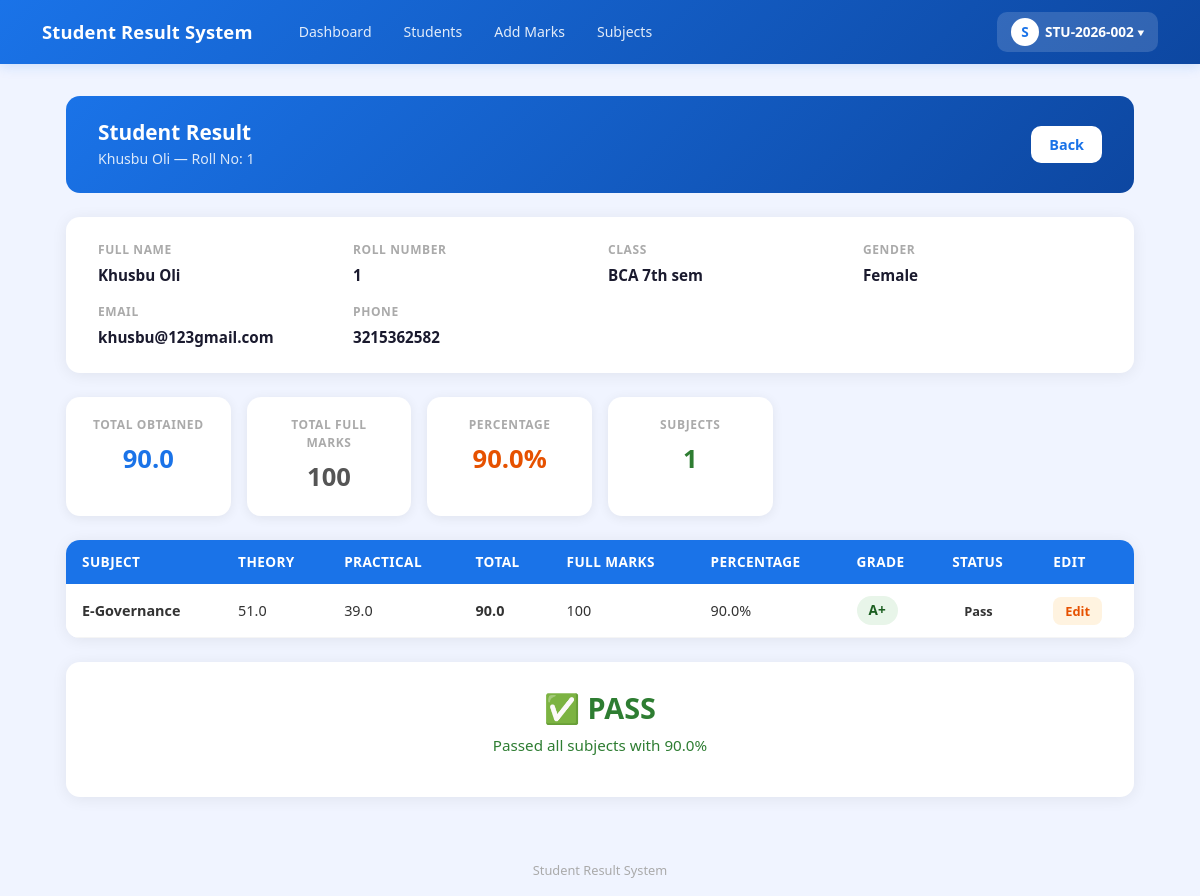
/result/1/ (signed in), run on an earlier commit of the app's database.
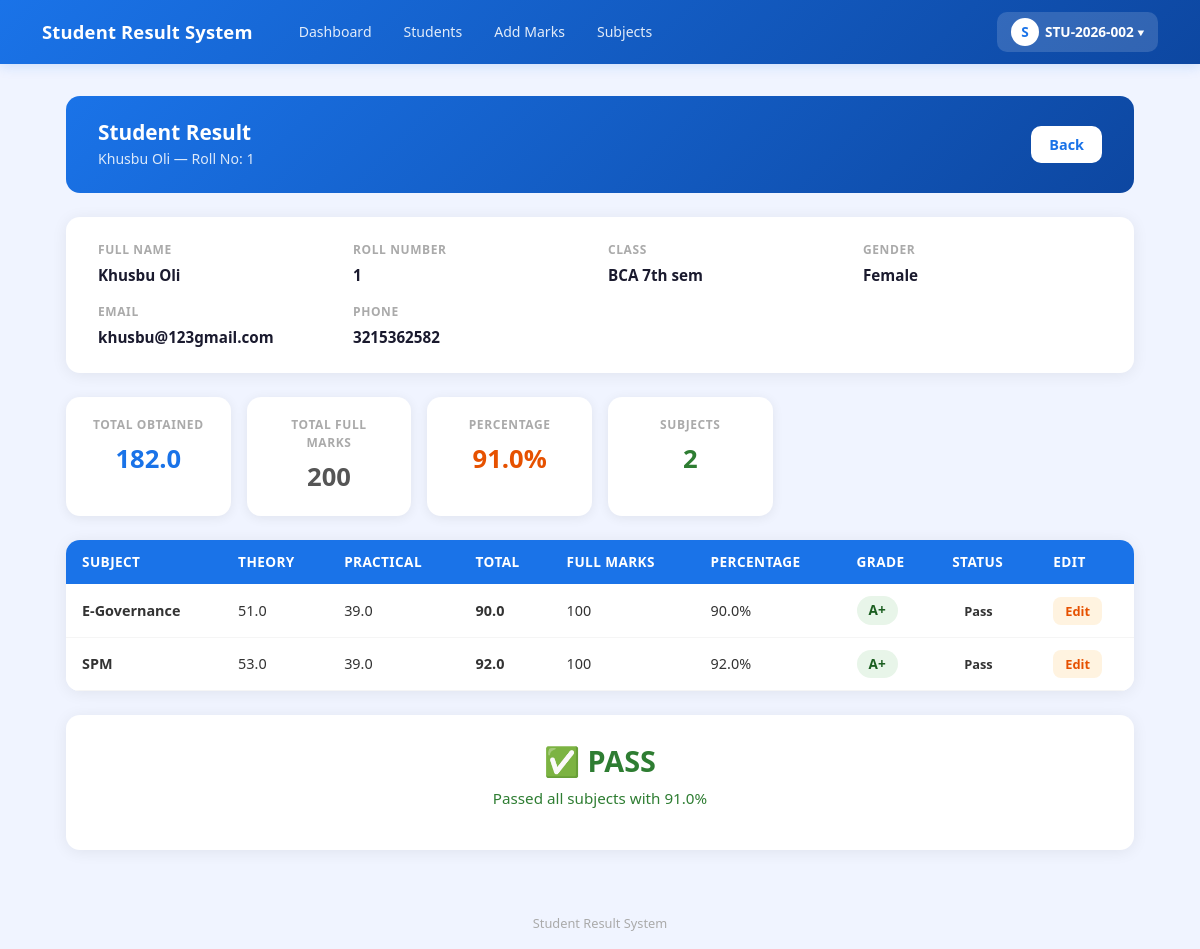
And on a later commit of the database.
### result/models.py (models this page shows, shortened)
class Marks(models.Model):
    student = models.ForeignKey(
        Student,
        on_delete=models.CASCADE,
        related_name='marks'
    )
    subject = models.ForeignKey(
        Subject,
        on_delete=models.CASCADE
    )
    theory_obtained = models.FloatField(
        validators=[MinValueValidator(0.0)]
    )
    practical_obtained = models.FloatField(
        validators=[MinValueValidator(0.0)]
    )
    marks_obtained = models.FloatField(
        default=0,
        validators=[MinValueValidator(0.0)]
    )
    percentage = models.FloatField(default=0)
    grade = models.CharField(max_length=5, blank=True)
    is_pass = models.BooleanField(default=False)
    class Meta:
        unique_together = ['student', 'subject']

class Subject(models.Model):
    class_name = models.ForeignKey(
        Class, on_delete=models.CASCADE, related_name='subjects'
    )
    name = models.CharField(max_length=100)
    subject_code = models.CharField(max_length=20,unique=True, blank=True)
    full_marks = models.PositiveIntegerField(default=100)
    theory_marks = models.PositiveIntegerField(default=60)
    practical_marks = models.PositiveIntegerField(default=40)
    pass_marks = models.PositiveIntegerField(default=40)
    theory_pass_marks = models.PositiveIntegerField(default=24)
    practical_pass_marks = models.PositiveIntegerField(default=15)
    class Meta:
        ordering = ['name']

### result/views.py (the view)
# urls.py: path('result/<int:pk>/', views.student_result, name='student_result'),
@login_required(login_url='login')
def student_result(request, pk):
    student = get_object_or_404(Student, pk=pk)
    marks_list = Marks.objects.filter(student=student)
    total_obtained = sum(m.marks_obtained for m in marks_list)
    total_full = sum(m.subject.full_marks for m in marks_list)
    overall_pct = round((total_obtained / total_full * 100) if total_full else 0, 2)
    return render(request, 'result/student_result.html', {
        'student': student,
        'marks_list': marks_list,
        'total_obtained': total_obtained,
        'total_full': total_full,
        'overall_pct': overall_pct,
    })

### result/models.py (called while the page is built)
    def __str__(self):
        if self.section:
            return f"{self.name} - Section {self.section}"
        return self.name

### result/templates/result/student_result.html (shortened to what this page needs)
{% extends 'result/base.html' %}
{% block content %}
<div class="page-header">
    <div>
        <h4> Student Result</h4>
        <p>{{ student.first_name }} {{ student.last_name }} — Roll No: {{ student.roll_number }}</p>
    </div>
    <a href="{% url 'student_list' %}" class="btn-back"> Back</a>
</div>
<div class="info-card">
    <div class="info-grid">
        <div class="info-item">
            <label>Full Name</label>
            <span>{{ student.first_name }} {{ student.last_name }}</span>
        </div>
        <div class="info-item">
            <label>Roll Number</label>
            <span>{{ student.roll_number }}</span>
        </div>
        <div class="info-item">
            <label>Class</label>
            <span>{{ student.class_name }}</span>
        </div>
        <div class="info-item">
            <label>Gender</label>
            <span>{{ student.gender }}</span>
        </div>
        <div class="info-item">
            <label>Email</label>
            <span>{{ student.email }}</span>
        </div>
        <div class="info-item">
            <label>Phone</label>
            <span>{{ student.phone }}</span>
        </div>
    </div>
</div>
<div class="summary-cards">
    <div class="summary-card">
        <div class="label">Total Obtained</div>
        <div class="value" style="color:#1a73e8;">{{ total_obtained }}</div>
    </div>
    <div class="summary-card">
        <div class="label">Total Full Marks</div>
        <div class="value" style="color:#555;">{{ total_full }}</div>
    </div>
    <div class="summary-card">
        <div class="label">Percentage</div>
        <div class="value" style="color:#e65100;">{{ overall_pct }}%</div>
    </div>
    <div class="summary-card">
        <div class="label">Subjects</div>
        <div class="value" style="color:#2e7d32;">{{ marks_list.count }}</div>
    </div>
</div>
{% if marks_list %}
<div class="table-card">
    <table class="table">
        <thead>
            <tr>
                <th>Subject</th>
                <th>Theory</th>
                <th>Practical</th>
                <th>Total</th>
                <th>Full Marks</th>
                <th>Percentage</th>
                <th>Grade</th>
                <th>Status</th>
                <th>Edit</th>
            </tr>
        </thead>
        <tbody>
            {% for mark in marks_list %}
            <tr>
                <td><strong>{{ mark.subject.name }}</strong></td>
                <td>{{ mark.theory_obtained }}</td>
                <td>{{ mark.practical_obtained }}</td>
                <td><strong>{{ mark.marks_obtained }}</strong></td>
                <td>{{ mark.subject.full_marks }}</td>
                <td>{{ mark.percentage }}%</td>
                <td>
                    <span class="grade-badge grade-{{ mark.grade|cut:'+' }}{% if '+' in mark.grade %}-plus{% endif %}">
                        {{ mark.grade }}
                    </span>
                </td>
                <td>
                    <span class="pass-badge pass-{{ mark.is_pass }}">
                        {% if mark.is_pass %}Pass{% else %}Fail{% endif %}
                    </span>
                </td>
                <td>
                    <a href="{% url 'edit_marks' mark.pk %}" style="background:#fff3e0; color:#e65100; border-radius:8px;
              padding:5px 12px; font-size:0.8rem; font-weight:600;
              text-decoration:none;">
                        Edit
                    </a>
                </td>
            </tr>
            {% endfor %}
        </tbody>
    </table>
</div>
<div class="result-final">
    {% if marks_list %}
    {% with failed=marks_list|dictsort:"is_pass" %}
    {% if failed.0.is_pass == False %}
    <div class="result-text result-fail"> FAIL</div>
    <p style="color:#c62828; font-size:0.95rem;">Failed in one or more subjects</p>
    {% else %}
    <div class="result-text result-pass">✅ PASS</div>
    <p style="color:#2e7d32; font-size:0.95rem;">Passed all subjects with {{ overall_pct }}%</p>
    {% endif %}
    {% endwith %}
    {% endif %}
</div>
{% endif %}
{% endblock %}

What changed in the data, as far as the page shows it:
added Marks: subject.name "SPM", theory_obtained "53.0", practical_obtained "39.0", marks_obtained "92.0", subject.full_marks "100", percentage "92.0", grade "A+", is_pass "Pass"
Also different on the page:
{{ total_obtained }}: "90.0" → "182.0"
{{ total_full }}: "100" → "200"
{{ overall_pct }}: "90.0" → "91.0"
{{ marks_list.count }}: "1" → "2"
